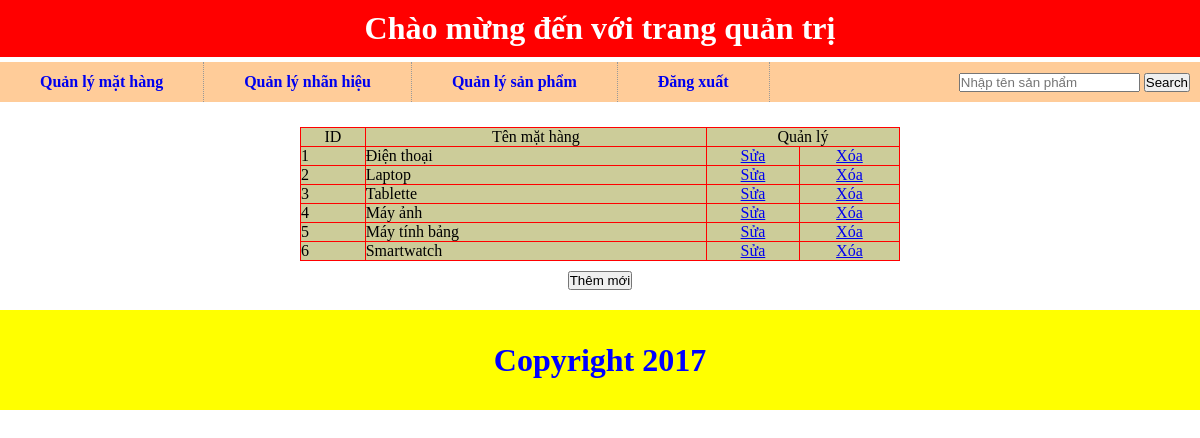
Screenshot of /adminfile/adminpage.php?quanly=quanlymathang&ac=lietke (signed in) with the database file from the repository.
### tables this page shows
CREATE TABLE IF NOT EXISTS `mathang` (
  `id_mathang` int(11) NOT NULL AUTO_INCREMENT,
  `tenmathang` varchar(255) NOT NULL,
  PRIMARY KEY (`id_mathang`)
);

### adminfile/modules/quanlymathang/lietke.php (the view, shortened to what this page needs)
<?php
	$sql="select * from mathang order by id_mathang asc";
	$run=$conn->query($sql);
?>
<center><table width="600px" border="1">
  <tr>
    <td><div align="center">ID</div></td>
    <td><div align="center">Tên mặt hàng</div></td>
    <td colspan="2"><div align="center">Quản lý</div></td>
  </tr>
  <?php
	while($row=$run->fetch_array()){
  ?>
  <tr>
    <td><?php echo $row['id_mathang'] ?></td>
    <td><?php echo $row['tenmathang'] ?></td>
    <td><div align="center"><a href="adminpage.php?quanly=quanlymathang&ac=sua&id=<?php echo $row['id_mathang'] ?>">Sửa</a></div></td>
    <td><div align="center"><a href="modules/quanlymathang/xuly.php?id=<?php echo $row['id_mathang'] ?>">Xóa</a></div></td>
  </tr>
  <?php
	}
  ?>
</table>
<a href="adminpage.php?quanly=quanlymathang&ac=them"><button style="margin-top:10px" name="nutthem" id="nut them" type="button">Thêm mới</button></a></center>

### adminfile/adminpage.php (shortened to what this page needs)
<!DOCTYPE html PUBLIC "-//W3C//DTD XHTML 1.0 Transitional//EN" "http://www.w3.org/TR/xhtml1/DTD/xhtml1-transitional.dtd">
<html xmlns="http://www.w3.org/1999/xhtml">
<head>
<link href="style/admin.css" rel="stylesheet" type="text/css" />
</head>
<body>
	<div class="wrapper">
    	<?php
			include('modules/header.php');
			include('modules/menu.php');
			include('modules/content.php');
			include('modules/footer.php');
        ?>
    </div>
</body>
</html>

### adminfile/modules/header.php
<div class="header">
    <h1 style="color:#FFF; background:#F00; text-align:center; padding:10px">Chào mừng đến với trang quản trị</h1>
</div>

### adminfile/modules/menu.php (shortened to what this page needs)
<div class="menu">
    <ul>
        <li><a href="adminpage.php?quanly=quanlymathang&ac=lietke"><strong>Quản lý mặt hàng</strong></a></li>
        <li><a href="adminpage.php?quanly=quanlynhanhieu&ac=lietke"><strong>Quản lý nhãn hiệu</strong></a></li>
        <li><a href="adminpage.php?quanly=quanlysanpham&ac=lietke"><strong>Quản lý sản phẩm</strong></a></li>
        <li><a href="#"><strong>Đăng xuất</strong></a></li>
        <form action="adminpage.php?quanly=search" method="post" enctype="multipart/form-data">
            <div class="searchform">
                <input type="text" name="inputsearch" placeholder="Nhập tên sản phẩm" />
                <input type="submit" name="search" value="Search" />
            </div>
        </form>
    </ul>
</div>

### adminfile/modules/content.php (shortened to what this page needs)
<div class="content">
	<?php
    	if(isset($_GET['quanly'])){
			$tam=$_GET['quanly'];
		}else{
			$tam='';
		}
		if($tam=='quanlymathang'){
			include('modules/quanlymathang/main.php');
		}elseif($tam=='quanlynhanhieu'){
			include('modules/quanlynhanhieu/main.php');
		}elseif($tam=='quanlysanpham'){
			include('modules/quanlysanpham/main.php');
		}elseif($tam=='search'){
			include('search.php');
		}else{
			include('modules/quanlysanpham/main.php');
		}
	?>
</div>

### adminfile/modules/quanlymathang/main.php (shortened to what this page needs)
<?php
	if(isset($_GET['ac'])){
		$tam=$_GET['ac'];
	}else{
		$tam='';
	}if($tam=='them'){
		include('modules/quanlymathang/them.php');
	}if($tam=='sua'){
	}if($tam=='lietke'){
		include('modules/quanlymathang/lietke.php');
	}
?>

### adminfile/modules/footer.php (shortened to what this page needs)
<div class="footer">
    <h1 style="color:#00F; text-align:center; line-height:100px;">Copyright 2017</h1>
</div>

### adminfile/style/admin.css (style rules this page uses)
* { padding:0; margin:0; }
.wrapper { width:1200px; height:auto; margin:auto; }
.menu { height:40px; background-color:#FC9; margin:5px 0px; }
.menu ul { list-style:none; }
.menu ul li { line-height:40px; float:left; border-right:1px dotted #999; position:relative; }
.menu ul li a { text-decoration:none; padding:0 40px; display:block; white-space:pre; }
.content { width:1000px; height:auto; padding:20px; margin:auto; }
.footer { width:100%; height:100px; background:#FF0; }
table { border-collapse:collapse; border-color:#F00; background-color:#CC9; }
.menu ul form .searchform { float:right; line-height:40px; margin-right:10px; }

### rows the page displays
mathang: id_mathang "1", tenmathang "Điện thoại"
mathang: id_mathang "2", tenmathang "Laptop"
mathang: id_mathang "3", tenmathang "Tablette"
mathang: id_mathang "4", tenmathang "Máy ảnh"
mathang: id_mathang "5", tenmathang "Máy tính bảng"
mathang: id_mathang "6", tenmathang "Smartwatch"
